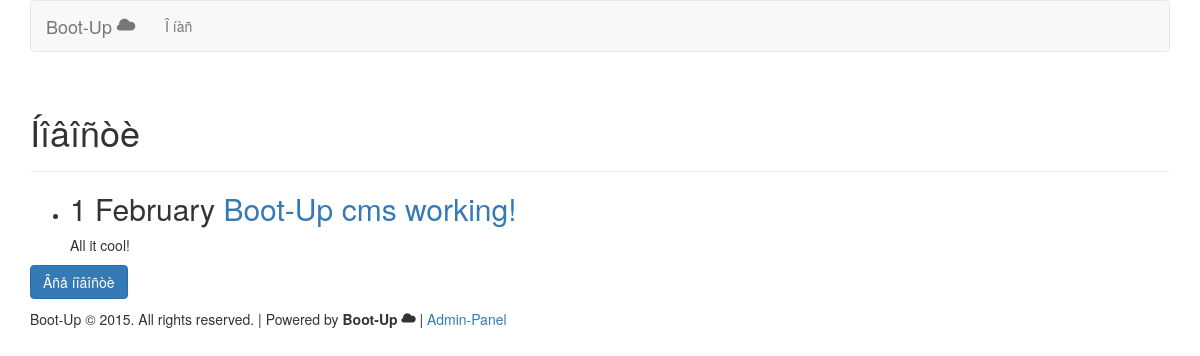
The page / on the database its author committed.
### tables this page shows
CREATE TABLE IF NOT EXISTS `articles` (
  `id` smallint(5) unsigned NOT NULL AUTO_INCREMENT,
  `publicationDate` date NOT NULL,
  `categoryId` smallint(5) unsigned NOT NULL,
  `title` varchar(255) NOT NULL,
  `summary` text NOT NULL,
  `content` mediumtext NOT NULL,
  PRIMARY KEY (`id`)
);

### classes/Article.php (called while the page is built, shortened)
<?php
class Article
{
public function __construct( $data=array() ) {
    if ( isset( $data['id'] ) ) $this->id = (int) $data['id'];
    if ( isset( $data['publicationDate'] ) ) $this->publicationDate = (int) $data['publicationDate'];
    if ( isset( $data['title'] ) ) $this->title = preg_replace ( "/[^\.\,\-\_\'\"\@\?\!\:\$ a-zA-Z0-9()]/", "", $data['title'] );
    if ( isset( $data['summary'] ) ) $this->summary = preg_replace ( "/[^\.\,\-\_\'\"\@\?\!\:\$ a-zA-Z0-9()]/", "", $data['summary'] );
  }
public static function getList( $numRows=1000000, $categoryId=null, $order="publicationDate DESC" ) {
    $conn = new PDO( DB_DSN, DB_USERNAME, DB_PASSWORD );
    $categoryClause = $categoryId ? "WHERE categoryId = :categoryId" : "";
    $sql = "SELECT SQL_CALC_FOUND_ROWS *, UNIX_TIMESTAMP(publicationDate) AS publicationDate
            FROM articles $categoryClause
            ORDER BY " . mysql_escape_string($order) . " LIMIT :numRows";
    $st = $conn->prepare( $sql );
    $st->bindValue( ":numRows", $numRows, PDO::PARAM_INT );
    $st->execute();
    $list = array();
    while ( $row = $st->fetch() ) {
      $article = new Article( $row );
      $list[] = $article;
    }
    $sql = "SELECT FOUND_ROWS() AS totalRows";
    $totalRows = $conn->query( $sql )->fetch();
    return ( array ( "results" => $list, "totalRows" => $totalRows[0] ) );
}
}
?>

### templates/homepage.php (the view, shortened to what this page needs)
<?php include "include/header.php" ?>
<div class="page-header">
<h1>Íîâîñòè</h1>
</div>
<ul>
<?php foreach ( $results['articles'] as $article ) { ?>
<li>
<h2>
<span class="pubDate"><?php echo date('j F', $article->publicationDate)?></span> <a href=".?action=viewArticle&amp;articleId=<?php echo $article->id?>"><?php echo htmlspecialchars( $article->title )?></a>
</h2>
<p class="summary"><?php echo htmlspecialchars( $article->summary )?></p>
</li>
<?php } ?>
      </ul>
      <p><a class="btn btn-primary" href="./?action=archive">Âñå íîâîñòè</a></p>
<?php include "include/footer.php" ?>

### index.php (shortened to what this page needs)
<?php
$action = isset( $_GET['action'] ) ? $_GET['action'] : "";
switch ( $action ) {
  default:
    homepage();
}
function homepage() {
  $results = array();
  $data = Article::getList( HOMEPAGE_NUM_ARTICLES );
  $results['articles'] = $data['results'];
  $results['totalRows'] = $data['totalRows'];
  $results['categories'] = array();
  $results['pageTitle'] = SITE_NAME;
  require( TEMPLATE_PATH . "/homepage.php" );
}
?>

### templates/include/header.php (shortened to what this page needs)
<!DOCTYPE html>
<html lang="ru">
  <head>
    <link rel="stylesheet" type="text/css" href="/bootstrap/css/bootstrap.min.css" />
  </head>
  <body>
  <div class="container">
          <div class="row show-grid">
              <div class="col-sm-12 col-md-12 col-lg-12">
                <nav class="navbar navbar-default" role="navigation">
                    <div class="navbar-header">
                        <a class="navbar-brand" href="index.php"><? echo(SITE_NAME); ?> <span class='glyphicon glyphicon-cloud'></span></a>
                    </div>
                    <div class="collapse navbar-collapse" id="bs-example-navbar-collapse-1">
<ul class="nav navbar-nav">
<li><a href="index.php?action=aboutus">Î íàñ</a></li>
                          </ul>
                    </div>
                </nav>
              </div>
          </div>

### templates/include/footer.php (shortened to what this page needs)
	  <div id="footer">
        Boot-Up &copy; 2015. All rights reserved. | Powered by <b>Boot-Up</b> <span class='glyphicon glyphicon-cloud'></span> <? if(SHOW_ADMINLINK){ ?> | <a href="admin.php">Admin-Panel</a> <? } ?>
      </div>
  </body>
</html>

### rows shown on the page
articles: publicationDate "1 February", title "Boot-Up cms working!", summary "All it cool!"

### other values the page prints
SITE_NAME "Boot-Up"
